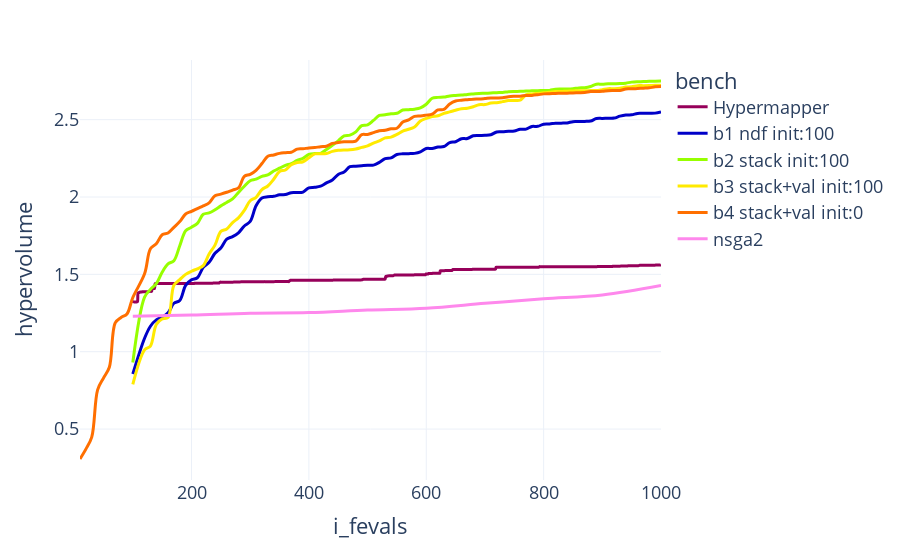

Notebook source saved alongside this figure:
### Code cell
start_plot = px.line(pd.concat([b1_df, b2_df, b3_df, b4_df, nsga2_df, mapper_df]).groupby(['bench', 'i_fevals']).mean().reset_index(),  
            x="i_fevals", 
            y="hypervolume",
                     color='bench',
            hover_name="i_time", 
            color_discrete_sequence=['rgb(150,0,90)', 'rgb(0,0,200)',  'rgb(151,255,0)', 'rgb(255,234,0)', 'rgb(255,111,0)', '#fe88ec'],
            template="presentation+plotly_white",
            line_shape="spline", 
            render_mode="svg")
start_plot
